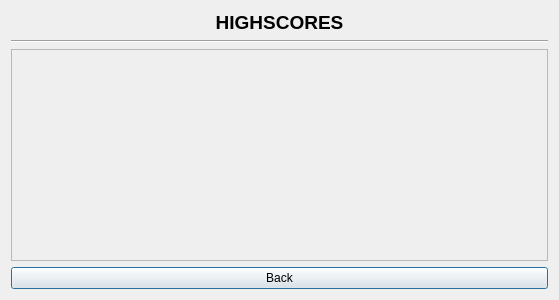
<?xml version="1.0" encoding="UTF-8"?>
<ui version="4.0">
 <class>HighscoreDialog</class>
 <widget class="QDialog" name="HighscoreDialog">
  <property name="geometry">
   <rect>
    <x>0</x>
    <y>0</y>
    <width>559</width>
    <height>300</height>
   </rect>
  </property>
  <property name="windowTitle">
   <string>Dialog</string>
  </property>
  <layout class="QVBoxLayout" name="verticalLayout">
   <item>
    <widget class="QLabel" name="lbl_title">
     <property name="font">
      <font>
       <pointsize>14</pointsize>
       <bold>true</bold>
      </font>
     </property>
     <property name="text">
      <string>HIGHSCORES</string>
     </property>
     <property name="alignment">
      <set>Qt::AlignmentFlag::AlignCenter</set>
     </property>
    </widget>
   </item>
   <item>
    <widget class="Line" name="line">
     <property name="orientation">
      <enum>Qt::Orientation::Horizontal</enum>
     </property>
    </widget>
   </item>
   <item>
    <widget class="QScrollArea" name="scrollarea_highscores">
     <property name="sizePolicy">
      <sizepolicy hsizetype="Minimum" vsizetype="Expanding">
       <horstretch>0</horstretch>
       <verstretch>0</verstretch>
      </sizepolicy>
     </property>
     <property name="minimumSize">
      <size>
       <width>0</width>
       <height>100</height>
      </size>
     </property>
     <property name="maximumSize">
      <size>
       <width>16777215</width>
       <height>16777215</height>
      </size>
     </property>
     <property name="widgetResizable">
      <bool>true</bool>
     </property>
     <widget class="QWidget" name="scrollarea_highscores_widget">
      <property name="geometry">
       <rect>
        <x>0</x>
        <y>0</y>
        <width>539</width>
        <height>209</height>
       </rect>
      </property>
      <layout class="QVBoxLayout" name="verticalLayout_4">
       <property name="spacing">
        <number>0</number>
       </property>
       <property name="leftMargin">
        <number>5</number>
       </property>
       <property name="topMargin">
        <number>5</number>
       </property>
       <property name="rightMargin">
        <number>5</number>
       </property>
       <property name="bottomMargin">
        <number>5</number>
       </property>
       <item>
        <layout class="QGridLayout" name="gbx_highscores"/>
       </item>
      </layout>
     </widget>
    </widget>
   </item>
   <item>
    <widget class="QPushButton" name="btn_exit">
     <property name="text">
      <string>Back</string>
     </property>
    </widget>
   </item>
  </layout>
 </widget>
 <resources/>
 <connections/>
</ui>
